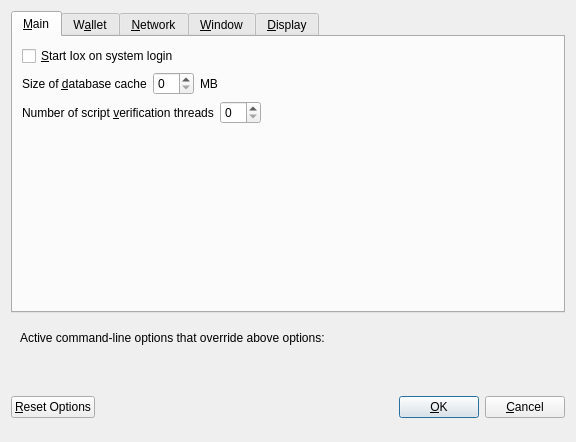
<?xml version="1.0" encoding="UTF-8"?>
<ui version="4.0">
 <class>OptionsDialog</class>
 <widget class="QDialog" name="OptionsDialog">
  <property name="geometry">
   <rect>
    <x>0</x>
    <y>0</y>
    <width>576</width>
    <height>442</height>
   </rect>
  </property>
  <property name="windowTitle">
   <string>Options</string>
  </property>
  <property name="modal">
   <bool>true</bool>
  </property>
  <layout class="QVBoxLayout" name="verticalLayout">
   <item>
    <widget class="QTabWidget" name="tabWidget">
     <property name="currentIndex">
      <number>0</number>
     </property>
     <widget class="QWidget" name="tabMain">
      <attribute name="title">
       <string>&amp;Main</string>
      </attribute>
      <layout class="QVBoxLayout" name="verticalLayout_Main">
       <item>
        <widget class="QCheckBox" name="bitcoinAtStartup">
         <property name="toolTip">
          <string>Automatically start Iox after logging in to the system.</string>
         </property>
         <property name="text">
          <string>&amp;Start Iox on system login</string>
         </property>
        </widget>
       </item>
       <item>
        <layout class="QHBoxLayout" name="horizontalLayout_2_Main">
         <item>
          <widget class="QLabel" name="databaseCacheLabel">
           <property name="text">
            <string>Size of &amp;database cache</string>
           </property>
           <property name="textFormat">
            <enum>Qt::PlainText</enum>
           </property>
           <property name="buddy">
            <cstring>databaseCache</cstring>
           </property>
          </widget>
         </item>
         <item>
          <widget class="QSpinBox" name="databaseCache"/>
         </item>
         <item>
          <widget class="QLabel" name="databaseCacheUnitLabel">
           <property name="text">
            <string>MB</string>
           </property>
           <property name="textFormat">
            <enum>Qt::PlainText</enum>
           </property>
          </widget>
         </item>
         <item>
          <spacer name="horizontalSpacer_2_Main">
           <property name="orientation">
            <enum>Qt::Horizontal</enum>
           </property>
           <property name="sizeHint" stdset="0">
            <size>
             <width>40</width>
             <height>20</height>
            </size>
           </property>
          </spacer>
         </item>
        </layout>
       </item>
       <item>
        <layout class="QHBoxLayout" name="horizontalLayout_3_Main">
         <item>
          <widget class="QLabel" name="threadsScriptVerifLabel">
           <property name="text">
            <string>Number of script &amp;verification threads</string>
           </property>
           <property name="textFormat">
            <enum>Qt::PlainText</enum>
           </property>
           <property name="buddy">
            <cstring>threadsScriptVerif</cstring>
           </property>
          </widget>
         </item>
         <item>
          <widget class="QSpinBox" name="threadsScriptVerif">
           <property name="toolTip">
            <string>(0 = auto, &lt;0 = leave that many cores free)</string>
           </property>
          </widget>
         </item>
         <item>
          <spacer name="horizontalSpacer_3_Main">
           <property name="orientation">
            <enum>Qt::Horizontal</enum>
           </property>
           <property name="sizeHint" stdset="0">
            <size>
             <width>40</width>
             <height>20</height>
            </size>
           </property>
          </spacer>
         </item>
        </layout>
       </item>
       <item>
        <spacer name="verticalSpacer_2">
         <property name="orientation">
          <enum>Qt::Vertical</enum>
         </property>
         <property name="sizeHint" stdset="0">
          <size>
           <width>20</width>
           <height>40</height>
          </size>
         </property>
        </spacer>
       </item>
      </layout>
     </widget>
     <widget class="QWidget" name="tabWallet">
      <attribute name="title">
       <string>W&amp;allet</string>
      </attribute>
      <layout class="QVBoxLayout" name="verticalLayout_Wallet">
       <item>
        <layout class="QHBoxLayout" name="horizontalLayout_2_Wallet">
         <item>
          <widget class="QLabel" name="labelStakeSplitThresholdText">
           <property name="text">
            <string>Stake split threshold:</string>
           </property>
          </widget>
         </item>
         <item>
          <widget class="QSpinBox" name="spinBoxStakeSplitThreshold">
           <property name="minimum">
            <number>1</number>
           </property>
           <property name="maximum">
            <number>999999</number>
           </property>
          </widget>
         </item>
        </layout>
       </item>
       <item>
        <widget class="QGroupBox" name="groupBox">
         <property name="title">
          <string>Expert</string>
         </property>
         <layout class="QVBoxLayout" name="verticalLayout_2">
          <item>
           <widget class="QCheckBox" name="coinControlFeatures">
            <property name="toolTip">
             <string>Whether to show coin control features or not.</string>
            </property>
            <property name="text">
             <string>Enable coin &amp;control features</string>
            </property>
           </widget>
          </item>
          <item>
           <widget class="QCheckBox" name="showMasternodesTab">
            <property name="toolTip">
             <string>Show additional tab listing all your masternodes in first sub-tab&lt;br/&gt;and all masternodes on the network in second sub-tab.</string>
            </property>
            <property name="text">
             <string>Show Masternodes Tab</string>
            </property>
           </widget>
          </item>
          <item>
           <widget class="QCheckBox" name="spendZeroConfChange">
            <property name="toolTip">
             <string>If you disable the spending of unconfirmed change, the change from a transaction&lt;br/&gt;cannot be used until that transaction has at least one confirmation.&lt;br/&gt;This also affects how your balance is computed.</string>
            </property>
            <property name="text">
             <string>&amp;Spend unconfirmed change</string>
            </property>
           </widget>
          </item>
         </layout>
        </widget>
       </item>
       <item>
        <spacer name="verticalSpacer_Wallet">
         <property name="orientation">
          <enum>Qt::Vertical</enum>
         </property>
         <property name="sizeHint" stdset="0">
          <size>
           <width>20</width>
           <height>40</height>
          </size>
         </property>
        </spacer>
       </item>
      </layout>
     </widget>
     <widget class="QWidget" name="tabNetwork">
      <attribute name="title">
       <string>&amp;Network</string>
      </attribute>
      <layout class="QVBoxLayout" name="verticalLayout_Network">
       <item>
        <widget class="QCheckBox" name="mapPortUpnp">
         <property name="toolTip">
          <string>Automatically open the Iox client port on the router. This only works when your router supports UPnP and it is enabled.</string>
         </property>
         <property name="text">
          <string>Map port using &amp;UPnP</string>
         </property>
        </widget>
       </item>
       <item>
        <widget class="QCheckBox" name="allowIncoming">
         <property name="toolTip">
          <string>Accept connections from outside</string>
         </property>
         <property name="text">
          <string>Allow incoming connections</string>
         </property>
        </widget>
       </item>
       <item>
        <widget class="QCheckBox" name="connectSocks">
         <property name="toolTip">
          <string>Connect to the Iox network through a SOCKS5 proxy.</string>
         </property>
         <property name="text">
          <string>&amp;Connect through SOCKS5 proxy (default proxy):</string>
         </property>
        </widget>
       </item>
       <item>
        <layout class="QHBoxLayout" name="horizontalLayout_1_Network">
         <item>
          <widget class="QLabel" name="proxyIpLabel">
           <property name="text">
            <string>Proxy &amp;IP:</string>
           </property>
           <property name="textFormat">
            <enum>Qt::PlainText</enum>
           </property>
           <property name="buddy">
            <cstring>proxyIp</cstring>
           </property>
          </widget>
         </item>
         <item>
          <widget class="QValidatedLineEdit" name="proxyIp">
           <property name="minimumSize">
            <size>
             <width>140</width>
             <height>0</height>
            </size>
           </property>
           <property name="maximumSize">
            <size>
             <width>140</width>
             <height>16777215</height>
            </size>
           </property>
           <property name="toolTip">
            <string>IP address of the proxy (e.g. IPv4: 127.0.0.1 / IPv6: ::1)</string>
           </property>
          </widget>
         </item>
         <item>
          <widget class="QLabel" name="proxyPortLabel">
           <property name="text">
            <string>&amp;Port:</string>
           </property>
           <property name="textFormat">
            <enum>Qt::PlainText</enum>
           </property>
           <property name="buddy">
            <cstring>proxyPort</cstring>
           </property>
          </widget>
         </item>
         <item>
          <widget class="QLineEdit" name="proxyPort">
           <property name="minimumSize">
            <size>
             <width>55</width>
             <height>0</height>
            </size>
           </property>
           <property name="maximumSize">
            <size>
             <width>55</width>
             <height>16777215</height>
            </size>
           </property>
           <property name="toolTip">
            <string>Port of the proxy (e.g. 9050)</string>
           </property>
          </widget>
         </item>
         <item>
          <spacer name="horizontalSpacer_1_Network">
           <property name="orientation">
            <enum>Qt::Horizontal</enum>
           </property>
           <property name="sizeHint" stdset="0">
            <size>
             <width>40</width>
             <height>20</height>
            </size>
           </property>
          </spacer>
         </item>
        </layout>
       </item>
       <item>
        <spacer name="verticalSpacer_Network">
         <property name="orientation">
          <enum>Qt::Vertical</enum>
         </property>
         <property name="sizeHint" stdset="0">
          <size>
           <width>20</width>
           <height>40</height>
          </size>
         </property>
        </spacer>
       </item>
      </layout>
     </widget>
     <widget class="QWidget" name="tabWindow">
      <attribute name="title">
       <string>&amp;Window</string>
      </attribute>
      <layout class="QVBoxLayout" name="verticalLayout_Window">
       <item>
        <widget class="QCheckBox" name="minimizeToTray">
         <property name="toolTip">
          <string>Show only a tray icon after minimizing the window.</string>
         </property>
         <property name="text">
          <string>&amp;Minimize to the tray instead of the taskbar</string>
         </property>
        </widget>
       </item>
       <item>
        <widget class="QCheckBox" name="minimizeOnClose">
         <property name="toolTip">
          <string>Minimize instead of exit the application when the window is closed. When this option is enabled, the application will be closed only after selecting Quit in the menu.</string>
         </property>
         <property name="text">
          <string>M&amp;inimize on close</string>
         </property>
        </widget>
       </item>
       <item>
        <spacer name="verticalSpacer_Window">
         <property name="orientation">
          <enum>Qt::Vertical</enum>
         </property>
         <property name="sizeHint" stdset="0">
          <size>
           <width>20</width>
           <height>40</height>
          </size>
         </property>
        </spacer>
       </item>
      </layout>
     </widget>
     <widget class="QWidget" name="tabDisplay">
      <attribute name="title">
       <string>&amp;Display</string>
      </attribute>
      <layout class="QVBoxLayout" name="verticalLayout_Display">
       <item>
        <layout class="QHBoxLayout" name="horizontalLayout_1_Display">
         <item>
          <widget class="QLabel" name="langLabel">
           <property name="text">
            <string>User Interface &amp;language:</string>
           </property>
           <property name="textFormat">
            <enum>Qt::PlainText</enum>
           </property>
           <property name="buddy">
            <cstring>lang</cstring>
           </property>
          </widget>
         </item>
         <item>
          <widget class="QValueComboBox" name="lang">
           <property name="toolTip">
            <string>The user interface language can be set here. This setting will take effect after restarting Iox.</string>
           </property>
          </widget>
         </item>
        </layout>
       </item>
       <item>
        <widget class="Line" name="line">
         <property name="orientation">
          <enum>Qt::Horizontal</enum>
         </property>
        </widget>
       </item>
       <item>
        <layout class="QHBoxLayout" name="horizontalLayout_2_Display">
         <item>
          <widget class="QLabel" name="unitLabel">
           <property name="text">
            <string>&amp;Unit to show amounts in:</string>
           </property>
           <property name="textFormat">
            <enum>Qt::PlainText</enum>
           </property>
           <property name="buddy">
            <cstring>unit</cstring>
           </property>
          </widget>
         </item>
         <item>
          <widget class="QValueComboBox" name="unit">
           <property name="toolTip">
            <string>Choose the default subdivision unit to show in the interface and when sending coins.</string>
           </property>
          </widget>
         </item>
        </layout>
       </item>
       <item>
        <layout class="QHBoxLayout" name="horizontalLayout_5_Display">
         <item>
          <widget class="QLabel" name="digitsLabel">
           <property name="text">
            <string>Decimal digits</string>
           </property>
          </widget>
         </item>
         <item>
          <widget class="QValueComboBox" name="digits"/>
         </item>
        </layout>
       </item>
       <item>
        <layout class="QHBoxLayout" name="horizontalLayout_3_Display">
         <item>
          <widget class="QLabel" name="thirdPartyTxUrlsLabel">
           <property name="toolTip">
            <string>Third party URLs (e.g. a block explorer) that appear in the transactions tab as context menu items. %s in the URL is replaced by transaction hash. Multiple URLs are separated by vertical bar |.</string>
           </property>
           <property name="text">
            <string>Third party transaction URLs</string>
           </property>
           <property name="buddy">
            <cstring>thirdPartyTxUrls</cstring>
           </property>
          </widget>
         </item>
         <item>
          <widget class="QLineEdit" name="thirdPartyTxUrls">
           <property name="toolTip">
            <string>Third party URLs (e.g. a block explorer) that appear in the transactions tab as context menu items. %s in the URL is replaced by transaction hash. Multiple URLs are separated by vertical bar |.</string>
           </property>
          </widget>
         </item>
        </layout>
       </item>
       <item>
        <spacer name="verticalSpacer">
         <property name="orientation">
          <enum>Qt::Vertical</enum>
         </property>
         <property name="sizeHint" stdset="0">
          <size>
           <width>20</width>
           <height>40</height>
          </size>
         </property>
        </spacer>
       </item>
      </layout>
     </widget>
    </widget>
   </item>
   <item>
    <widget class="QFrame" name="frame">
     <layout class="QVBoxLayout" name="verticalLayout_Bottom">
      <item>
       <layout class="QHBoxLayout" name="horizontalLayout_Bottom">
        <item>
         <widget class="QLabel" name="overriddenByCommandLineInfoLabel">
          <property name="text">
           <string>Active command-line options that override above options:</string>
          </property>
          <property name="textFormat">
           <enum>Qt::PlainText</enum>
          </property>
         </widget>
        </item>
        <item>
         <spacer name="horizontalSpacer_Bottom">
          <property name="orientation">
           <enum>Qt::Horizontal</enum>
          </property>
          <property name="sizeHint" stdset="0">
           <size>
            <width>40</width>
            <height>20</height>
           </size>
          </property>
         </spacer>
        </item>
       </layout>
      </item>
      <item>
       <widget class="QLabel" name="overriddenByCommandLineLabel">
        <property name="text">
         <string/>
        </property>
        <property name="textFormat">
         <enum>Qt::PlainText</enum>
        </property>
        <property name="wordWrap">
         <bool>true</bool>
        </property>
       </widget>
      </item>
     </layout>
    </widget>
   </item>
   <item>
    <layout class="QHBoxLayout" name="horizontalLayout_Buttons">
     <item>
      <widget class="QPushButton" name="resetButton">
       <property name="toolTip">
        <string>Reset all client options to default.</string>
       </property>
       <property name="text">
        <string>&amp;Reset Options</string>
       </property>
       <property name="autoDefault">
        <bool>false</bool>
       </property>
      </widget>
     </item>
     <item>
      <spacer name="horizontalSpacer_1">
       <property name="orientation">
        <enum>Qt::Horizontal</enum>
       </property>
       <property name="sizeHint" stdset="0">
        <size>
         <width>40</width>
         <height>48</height>
        </size>
       </property>
      </spacer>
     </item>
     <item>
      <widget class="QLabel" name="statusLabel">
       <property name="minimumSize">
        <size>
         <width>200</width>
         <height>0</height>
        </size>
       </property>
       <property name="font">
        <font>
         <weight>75</weight>
         <bold>true</bold>
        </font>
       </property>
       <property name="text">
        <string/>
       </property>
       <property name="textFormat">
        <enum>Qt::PlainText</enum>
       </property>
       <property name="wordWrap">
        <bool>true</bool>
       </property>
      </widget>
     </item>
     <item>
      <spacer name="horizontalSpacer_2">
       <property name="orientation">
        <enum>Qt::Horizontal</enum>
       </property>
       <property name="sizeHint" stdset="0">
        <size>
         <width>40</width>
         <height>48</height>
        </size>
       </property>
      </spacer>
     </item>
     <item>
      <widget class="QPushButton" name="okButton">
       <property name="text">
        <string>&amp;OK</string>
       </property>
       <property name="autoDefault">
        <bool>false</bool>
       </property>
       <property name="default">
        <bool>true</bool>
       </property>
      </widget>
     </item>
     <item>
      <widget class="QPushButton" name="cancelButton">
       <property name="text">
        <string>&amp;Cancel</string>
       </property>
       <property name="autoDefault">
        <bool>false</bool>
       </property>
      </widget>
     </item>
    </layout>
   </item>
  </layout>
 </widget>
 <customwidgets>
  <customwidget>
   <class>QValidatedLineEdit</class>
   <extends>QLineEdit</extends>
   <header>qvalidatedlineedit.h</header>
  </customwidget>
  <customwidget>
   <class>QValueComboBox</class>
   <extends>QComboBox</extends>
   <header>qvaluecombobox.h</header>
  </customwidget>
 </customwidgets>
 <resources/>
 <connections/>
</ui>
